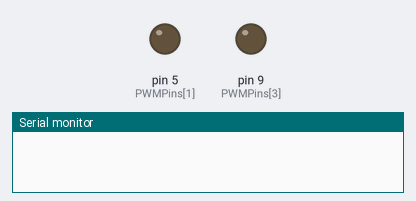
Recording of a sketch running on a simulated Arduino Uno, built with avr-gcc and run on an emulated ATmega328P. Parts: output pins drawn as LEDs (lit = HIGH), the last lines printed to the serial monitor.

Above: at 0.1 s.
At 31.2 s:
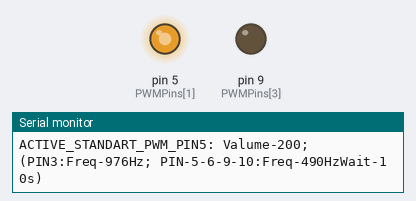
At 71.3 s:
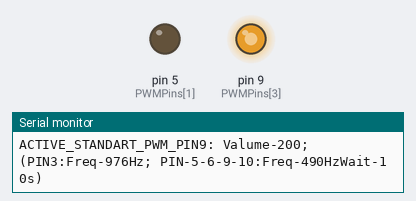
At 121.6 s:
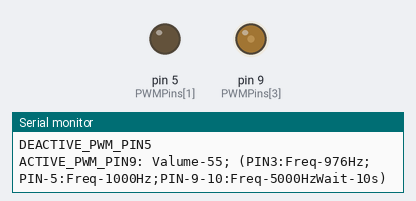
Timing chart, 0 to 123.1 s (numbered marks = the images above):
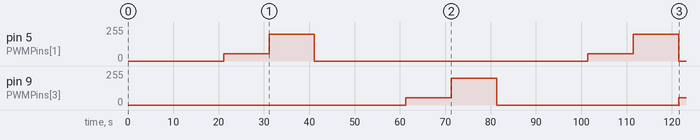

The sketch:

PWM_Atmega32u4.ino
```cpp
/*v1.0_Write_by_ImaSoft_26.02.16 ARDUINO Pro Micro Test_PWM
 *Пятница - v1.0 от‚ 26.02.16; Тестовый скетчь, тестирование PWM выходов, стандарное использование и библиотекой PWM
 *
 *Хотел отметить что есть возможность задания разных частот на разных таймерах и их пар ТАЙМЕР-0(OC0B=3;OC0A=11не_используется),ТАЙМЕР-1(OC1A=9; OC1B=10),ТАЙМЕР-3(OC3A=5) ТАЙМЕР-4(OC4D=6не_используется)
 *Например нам нужно на таймере-1 иметь частоту PWM=500Гц вывод 10(Управление_нагрузкой), а на таймере-3 частоту PWM=16000Гц вывод 5(Управление_вентилятором)
 *В Arduino по умолчанию используется таймер-0 3вывод частота 976Гц(Менять_ее_нельзя), все остальные по 490Гц, использовать альторнативную библиотеку можно с пинами 5-9-10 6не_рабочий
*/

//--------------------------------------------------------------
//#include <avr/wdt.h>                                            //Стандартная_библиотека_WDT_таймера
#include <PWM.h>
//--------------------------------------------------------------

//---Дерективы_отладки--После_отладки_все_за_комментировать-----
#define Debug_Serial                                            //Разрешить_использование_для_отладки_последавательный_порт
//--------------------------------------------------------------//
#define PWM1PIN3              3                                 //
#define PWM2PIN5              5                                 //
#define PWM2PIN6              6                                 //
#define PWM3PIN9              9                                 //
#define PWM3PIN10             10                                //
//--------------------------------------------------------------//
#define TimeLED              500//ms                           //Время_интервала_мигания_встроенного_на_плате_в_миллисекундах
boolean FLLED =              false;                             //Флаг_состояния(ВКЛ/ОТКЛ)_светодиода
//--------------------------------------------------------------//
#define LEDON                PORTD &= ~(1<<5)                   //
#define LEDOFF               PORTD |= (1<<5)                    //
//--------------------------------------------------------------//
// Массив задействованных номеров Pins Arduino, для управления например 4 реле.
int PWMPins[] = {3,5,6,9,10};
int PWMPins_[] = {5,9,10};
//--------------------------------------------------------------//


//***START_SIGNAL********************************************** //Прерывание вызывается один раз в миллисекунду
unsigned long Time1_COUNT     = 0;                              //Счетчик_времени_таймера-1
unsigned long Time_COUNT_Bak  = 0;                              //Прошлое_значение_счетчик_времени_таймера
//-------------------------------------------------------------
SIGNAL(TIMER0_COMPA_vect) {
//ISR(TIMER0_COMPA_vect) {
 //------------------------------------------------------------
 unsigned long milis;                                           //Переменная_с_текущим_временем_работы_контроллера
 milis = millis();
 Time1_COUNT += milis-Time_COUNT_Bak;
 Time_COUNT_Bak = milis;
 //------------------------------------------------------------
 if (Time1_COUNT >= TimeLED) {
  Time1_COUNT = 0;
  if (FLLED) {FLLED = false;LEDOFF;}
  else {FLLED = true;LEDON;}
 }
 //------------------------------------------------------------

 //------------------------------------------------------------
}
//***END_SIGNAL************************************************


//***START_Setup***********************************************
void setup() {
  //-----------------------------------------------------------
  #ifdef Debug_Serial
  Serial.begin(9600);
  #endif
  //----------------------------------------------------------- //Timer0 уже используется millis(), прерывание TIMER0_OVF_vect
  OCR0A = 0x7F;                                                 //Используем_прерывание_от_компаратора_OCR0A_таймера-0,_расчетное_время_вызова:1/(16000000(частота_генератора_ЦПУ)/64(делитель_по_умолчанию)/256(полное_время_таймера_TCN0L))=0,001024мСб_так_как_таймер_TCN0L_не_сбрасывается_в_ноль_по_достижению_значения_компаратора_то_время_генерации_прерывания_будет_равно_времени_полного_цикла_таймера_TCN0L
  TIMSK0 |= _BV(OCIE0A);                                        //Разрешить_прерывание_от_компаратора_OCR0A(В_PWM-6pin),_то_есть,_нельзя_использовать_одновременно_вывод_PWM_на_ножку-6_и_прерывание
  //-----------------------------------------------------------
  delay(1000);                                                 //Задержка_в_1секунду
  //-----------------------------------------------------------
  #ifdef Debug_Serial
  for(int i = 0; i < 5; i++) {
    Serial.print("ACTIVE_STANDART_PWM_PIN");Serial.print(PWMPins[i]);Serial.print(": Valume-55; (PIN3:Freq-976Hz; PIN-5-6-9-10:Freq-490Hz");Serial.println("Wait-10s)");
    pinMode(PWMPins[i],OUTPUT);
    analogWrite(PWMPins[i],55);
    delay(10000);
    Serial.print("ACTIVE_STANDART_PWM_PIN");Serial.print(PWMPins[i]);Serial.print(": Valume-200; (PIN3:Freq-976Hz; PIN-5-6-9-10:Freq-490Hz");Serial.println("Wait-10s)");
    analogWrite(PWMPins[i],200);
    delay(10000);
    Serial.print("DEACTIVE_STANDART_PWM_PIN");Serial.println(PWMPins[i]);Serial.println("");
    digitalWrite(PWMPins[i],LOW);
    pinMode(PWMPins[i],INPUT);}
  #endif
  Serial.println("");Serial.println("");
  //---PWM-----------------------------------------------------
  InitTimersSafe();                                             //initialize all timers except for 0, to save time keeping functions
  SetPinFrequency(PWM2PIN5, 1000);                              //setting the frequency to 1000 Hz
  SetPinFrequency(PWM3PIN9, 5000);//PWM3PIN10                   //setting the frequency to 5000 Hz
  //-----------------------------------------------------------
  #ifdef Debug_Serial
  for(int i = 0; i < 3; i++) {
    Serial.print("ACTIVE_PWM_PIN");Serial.print(PWMPins_[i]);Serial.print(": Valume-55; (PIN3:Freq-976Hz; PIN-5:Freq-1000Hz;PIN-9-10:Freq-5000Hz");Serial.println("Wait-10s)");
    pinMode(PWMPins_[i],OUTPUT);
    pwmWrite(PWMPins_[i],55);
    delay(10000);
    Serial.print("ACTIVE_PWM_PIN");Serial.print(PWMPins_[i]);Serial.print(": Valume-200; (PIN3:Freq-976Hz; PIN-5:Freq-1000Hz;PIN-9-10:Freq-5000Hz");Serial.println("Wait-10s)");
    pwmWrite(PWMPins_[i],200);
    delay(10000);
    Serial.print("DEACTIVE_PWM_PIN");Serial.println(PWMPins_[i]);Serial.println("");
    digitalWrite(PWMPins_[i],LOW);
    pinMode(PWMPins_[i],INPUT);}
  #endif
  //-----------------------------------------------------------//Нельзя_использовать_на_ARDUINO_pro_micro(ATMega32u4)_перестанет_прошиваться:лечение_перепрошивка_Boot-Loadera
  //wdt_enable (WDTO_8S);                                      //Активировать_WDT_таймер_на_период_8сек
  //wdt_disable();                                             //Rомманда_отключения_WDT_таймера
  //-----------------------------------------------------------

  //-----------------------------------------------------------
}
//***END_Setup*************************************************


//***START_loop************************************************
void loop() {
 //------------------------------------------------------------//Нельзя_использовать_на_ARDUINO_pro_micro(ATMega32u4)_перестанет_прошиваться:лечение_перепрошивка_Boot-Loadera
 //wdt_reset();                                                //брос_сторожевого_таймера_WDT
 //------------------------------------------------------------

 //------------------------------------------------------------
}
//***END_loop**************************************************
```

Measured:
- by itself, pin 9 (PWMPins[3]): 0/255 → 55/255 at 61.3 s, → 200/255 10.0 s later, → 0/255 10.0 s later, → 55/255 40.2 s later
- by itself, pin 5 (PWMPins[1]): 0/255 → 55/255 at 21.1 s, → 200/255 10.0 s later, → 0/255 10.0 s later, → 55/255 60.3 s later, … (6 changes in this stretch)
